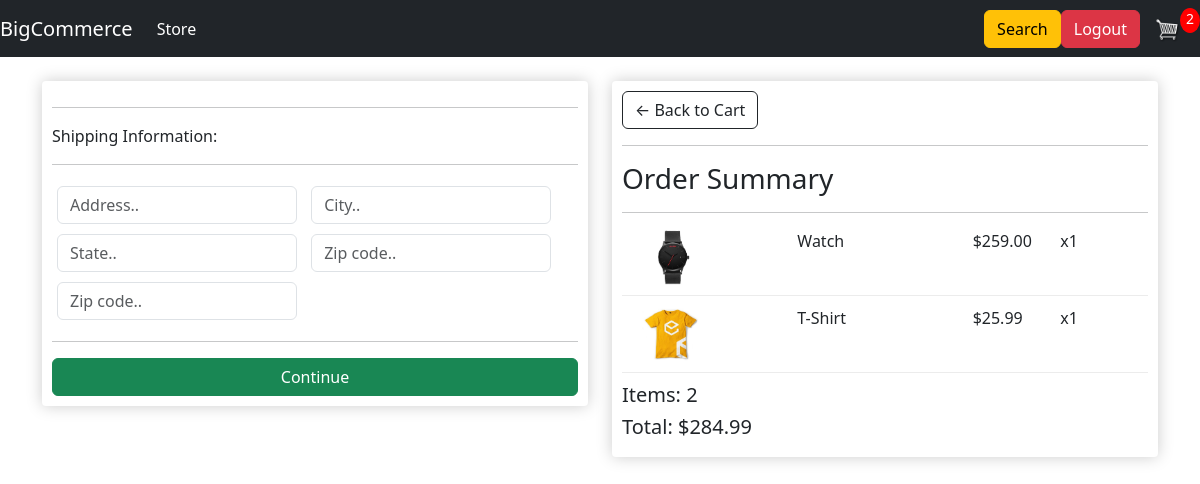
Screenshot of /checkout/ (signed in) with the database file from the repository.
### store/models.py (models this page shows, shortened)
class OrderItem(models.Model):
    product = models.ForeignKey(Product, on_delete=models.SET_NULL, blank=True, null=True)
    order = models.ForeignKey(Order, on_delete=models.SET_NULL, blank=True, null=True)
    quantity = models.IntegerField(default=0, null=True, blank=True)
    date_added = models.DateTimeField(auto_now_add=True)
    @property
    def get_total(self):
        total = self.product.price * self.quantity
        return total

class Product(models.Model):
    name = models.CharField(max_length=200, null=True)
    price = models.DecimalField(max_digits=7, decimal_places=2)
    digital= models.BooleanField(default=False, null=True, blank=False)
    image = models.ImageField(null=True, blank=True)
    @property
    def imageURL(self):
        try:
            url=self.image.url
        except:
            url=''
        return url

class Order(models.Model):
    customer = models.ForeignKey(Customer, on_delete=models.SET_NULL, blank=True, null=True)
    date_order = models.DateTimeField(auto_now_add=True)
    complete = models.BooleanField(default=False, null= True, blank=False)
    transaction_id= models.CharField(max_length=200, null=True)
    @property
    def shipping(self):
        shipping = False
        orderitems = self.orderitem_set.all()
        for i in orderitems:
            if i.product.digital == False:
                shipping = True
        return shipping
    @property
    def get_cart_total(self):
        orderitems = self.orderitem_set.all()
        total = sum([item.get_total for item in orderitems])
        return total
    @property
    def get_cart_items(self):
        orderitems = self.orderitem_set.all()
        total = sum([item.quantity for item in orderitems])
        return total

### store/views.py (the view)
# urls.py: path('checkout/',views.checkout, name="checkout"),
def checkout(request):
	data = cartData(request)
	cartItems = data['cartItems']
	order = data['order']
	items = data['items']
	context = {'items':items, 'order':order, 'cartItems':cartItems}
	return render(request, 'store/checkout.html', context)

### store/utils.py (called while the page is built)
def cartData(request):
	if request.user.is_authenticated:
		customer = request.user.customer
		order, created = Order.objects.get_or_create(customer=customer, complete=False)
		items = order.orderitem_set.all()
		cartItems = order.get_cart_items
	else:
		cookieData = cookieCart(request)
		cartItems = cookieData['cartItems']
		order = cookieData['order']
		items = cookieData['items']
	return {'cartItems':cartItems ,'order':order, 'items':items}

### store/templates/store/checkout.html (shortened to what this page needs)
{% extends 'store/main.html' %}
{% load static %}
{% block content %}
     <div class="row">
		<div class="col-lg-6">
			<div class="box-element" id="form-wrapper">
				<form id="form">
					<div id="shipping-info">
						<hr>
						<p>Shipping Information:</p>
						<hr>
						<div class="form-field">
							<input class="form-control" type="text" name="address" placeholder="Address..">
						</div>
						<div class="form-field">
							<input class="form-control" type="text" name="city" placeholder="City..">
						</div>
						<div class="form-field">
							<input class="form-control" type="text" name="state" placeholder="State..">
						</div>
						<div class="form-field">
							<input class="form-control" type="text" name="zipcode" placeholder="Zip code..">
						</div>
						<div class="form-field">
							<input class="form-control" type="text" name="country" placeholder="Zip code..">
						</div>
					</div>
					<hr>
					<input id="form-button" class="btn btn-success btn-block" type="submit" value="Continue">
				</form>
			</div>
			<br>
		</div>
		<div class="col-lg-6">
			<div class="box-element">
				<a  class="btn btn-outline-dark" href="{% url 'cart' %}">&#x2190; Back to Cart</a>
				<hr>
				<h3>Order Summary</h3>
				<hr>
				{% for item in items %}
				<div class="cart-row">
					<div style="flex:2"><img class="row-image" src="{{item.product.imageURL}}"></div>
					<div style="flex:2"><p>{{item.product.name}}</p></div>
					<div style="flex:1"><p>${{item.product.price|floatformat:2}}</p></div>
					<div style="flex:1"><p>x{{item.quantity}}</p></div>
				</div>
				{% endfor %}
				<h5>Items:   {{order.get_cart_items}}</h5>
				<h5>Total:   ${{order.get_cart_total|floatformat:2}}</h5>
			</div>
		</div>
	</div>
{% endblock content %}

### static/css/main.css (style rules this page uses)
h1,h2,h3,h4,h5,h6 { color:hsl(0, 0%, 30%); }
.box-element { box-shadow:hsl(0, 0%, 80%) 0 0 16px; background-color: #fff; border-radius: 4px; padding: 10px; }
.col-lg-4, .col-lg-6, .col-lg-8, .col-lg-12 { margin-top: 10px; }
.btn { border-radius: 0; }
.row-image { width: 100px; }
.form-field { width:250px; display: inline-block; padding: 5px; }
.cart-row { display: flex; align-items: flex-stretch; padding-bottom: 10px; margin-bottom: 10px; border-bottom: 1px solid #ececec; }

### rows the page displays
OrderItem: product.imageURL (picture), product.name "Watch", product.price "259.00", quantity "1"
OrderItem: product.imageURL (picture), product.name "T-Shirt", product.price "25.99", quantity "1"
Order: get_cart_items "2", get_cart_total "284.99"

### other values shown
{{ cartItems }} "2"
